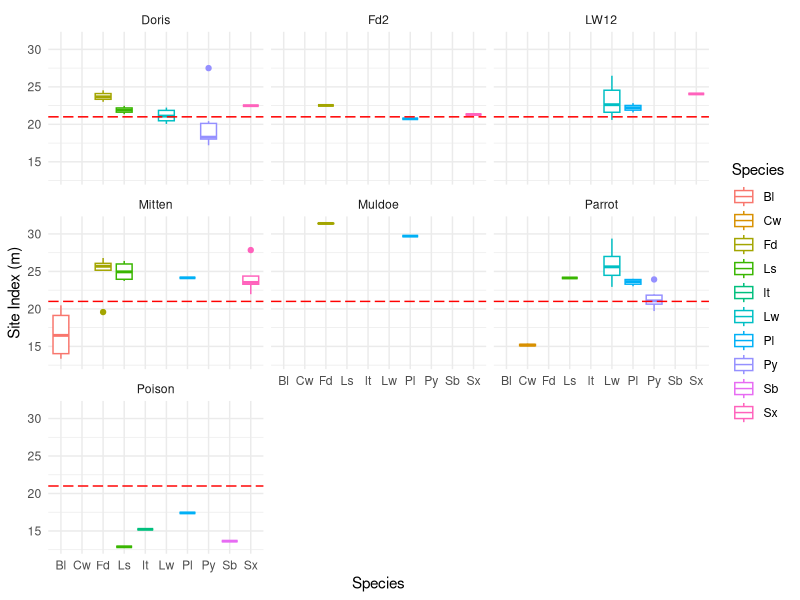

Write the R code that produced this figure.
## ---- chunk 1
knitr::opts_chunk$set(echo = FALSE, warning = FALSE)

require(ggplot2)
require(tidyverse)
require(data.table)
## ---- chunk 2
offsite.si <- fread("./inputs/Offsite2023_SiteTools_data.csv")
offsite.si2 <- offsite.si %>% filter(Location2 %in% "LW12")

ggplot(offsite.si, aes(Species, `Site Index (m)`), fill = Location2, colour = Species)+
  geom_boxplot(aes(colour = Species))+
  facet_wrap(~Location2)+
  theme_minimal()+
  geom_hline(yintercept=21, linetype=5, colour = "red") 

